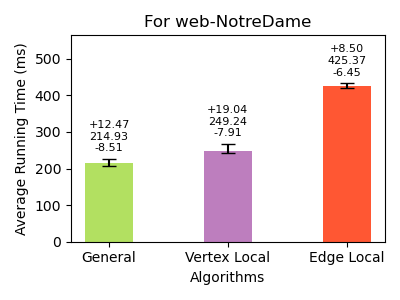

This figure's Python source:
import os
import matplotlib.pyplot as plt

counting_times = [214.928, 249.237, 425.365]
counting_min = [206.415, 241.323, 418.913]
counting_max = [227.393, 268.276, 433.87]

inputs = ['General', 'Vertex Local', 'Edge Local']
colors = ['#b2e061','#bd7ebe','#ff5733']

bar_width = 0.40
index = range(len(inputs))

fig, ax = plt.subplots(figsize=(4, 3), dpi=100)

alg1_bars = ax.bar(index, counting_times, bar_width, color=colors, label='Counting')

for i, (v, vmin, vmax) in enumerate(zip(counting_times, counting_min, counting_max)):
    ax.errorbar(i, v, yerr=[[v - vmin], [vmax - v]], fmt='', color='black', markersize=5, capsize=5)

ax.set_ylabel('Average Running Time (ms)')
ax.set_xlabel('Algorithms')
ax.set_xticks([i for i in index])
ax.set_xticklabels(inputs)

for i, (v, vmin, vmax) in enumerate(zip(counting_times, counting_min, counting_max)):
    ax.text(i, vmax + 20, f'+{vmax-v:.2f}\n{v:.2f}\n-{v-vmin:.2f}', ha='center', fontsize=8)

ax.set_ylim(top=max(counting_max) * 1.3)

plt.title('For web-NotreDame')
plt.tight_layout()

script_dir = os.path.dirname(os.path.abspath(__file__))
plt.savefig(os.path.join(script_dir, '4cycle_web-NotreDame.png'))

plt.show()
